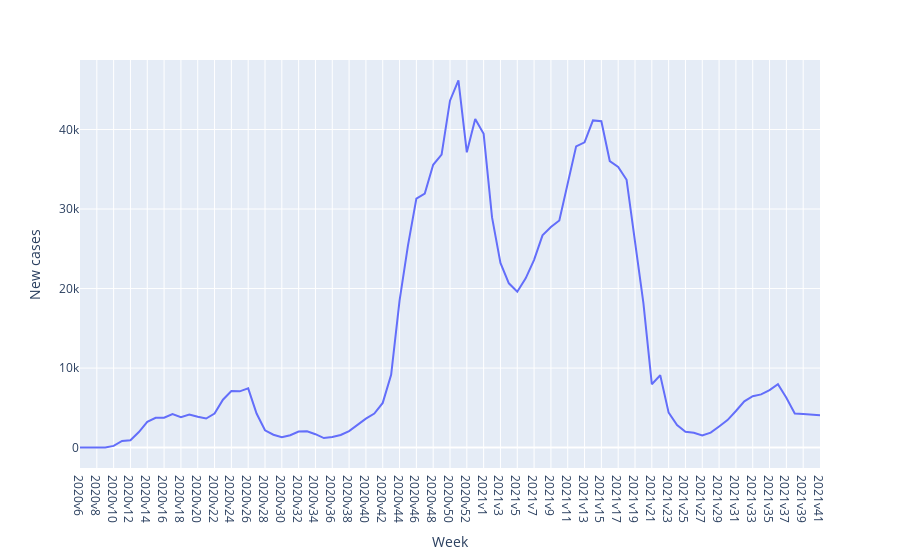

This figure's notebook cell:
### Code cell
fig = px.line(covid, x="Vecka", y="Antal_fall_vecka", labels={"Vecka":"Week", "Antal_fall_vecka":"New cases"})
fig.show()

### Figure 1 — Plotly figure (JSON) as saved in the notebook; plotly's stock layout.template omitted (floating-point values rounded to 4 significant figures)
{"data": [{"hovertemplate": "Week=%{x}<br>New cases=%{y}<extra></extra>", "legendgroup": "", "line": {"color": "#636efa", "dash": "solid"}, "marker": {"symbol": "circle"}, "mode": "lines", "name": "", "orientation": "v", "showlegend": false, "type": "scatter", "x": ["2020v6", "2020v7", "2020v8", "2020v9", "2020v10", "2020v11", "2020v12", "2020v13", "2020v14", "2020v15", "2020v16", "2020v17", "2020v18", "2020v19", "2020v20", "2020v21", "2020v22", "2020v23", "2020v24", "2020v25", "2020v26", "2020v27", "2020v28", "2020v29", "2020v30", "2020v31", "2020v32", "2020v33", "2020v34", "2020v35", "2020v36", "2020v37", "2020v38", "2020v39", "2020v40", "2020v41", "2020v42", "2020v43", "2020v44", "2020v45", "2020v46", "2020v47", "2020v48", "2020v49", "2020v50", "2020v51", "2020v52", "2020v53", "2021v1", "2021v2", "2021v3", "2021v4", "2021v5", "2021v6", "2021v7", "2021v8", "2021v9", "2021v10", "2021v11", "2021v12", "2021v13", "2021v14", "2021v15", "2021v16", "2021v17", "2021v18", "2021v19", "2021v20", "2021v21", "2021v22", "2021v23", "2021v24", "2021v25", "2021v26", "2021v27", "2021v28", "2021v29", "2021v30", "2021v31", "2021v32", "2021v33", "2021v34", "2021v35", "2021v36", "2021v37", "2021v38", "2021v39", "2021v40", "2021v41"], "xaxis": "x", "y": [1, 0, 0, 13, 211, 838, 924, 1957, 3229, 3740, 3752, 4203, 3832, 4153, 3869, 3659, 4280, 6021, 7123, 7073, 7455, 4279, 2179, 1622, 1316, 1556, 2014, 2052, 1687, 1200, 1332, 1592, 2080, 2919, 3642, 4278, 5620, 9155, 18474, 25405, 31319, 31944, 35560, 36837, 43631, 46177, 37134, 41323, 39455, 28942, 23230, 20660, 19605, 21283, 23615, 26690, 27748, 28555, 33033, 37881, 38386, 41147, 41038, 36032, 35306, 33680, 25916, 18169, 7974, 9094, 4394, 2848, 1982, 1869, 1514, 1881, 2662, 3459, 4608, 5820, 6466, 6688, 7236, 7972, 6266, 4298, 4241, 4141, 4062], "yaxis": "y"}], "layout": {"legend": {"tracegroupgap": 0}, "margin": {"t": 60}, "xaxis": {"anchor": "y", "domain": [0, 1], "title": {"text": "Week"}}, "yaxis": {"anchor": "x", "domain": [0, 1], "title": {"text": "New cases"}}}}
